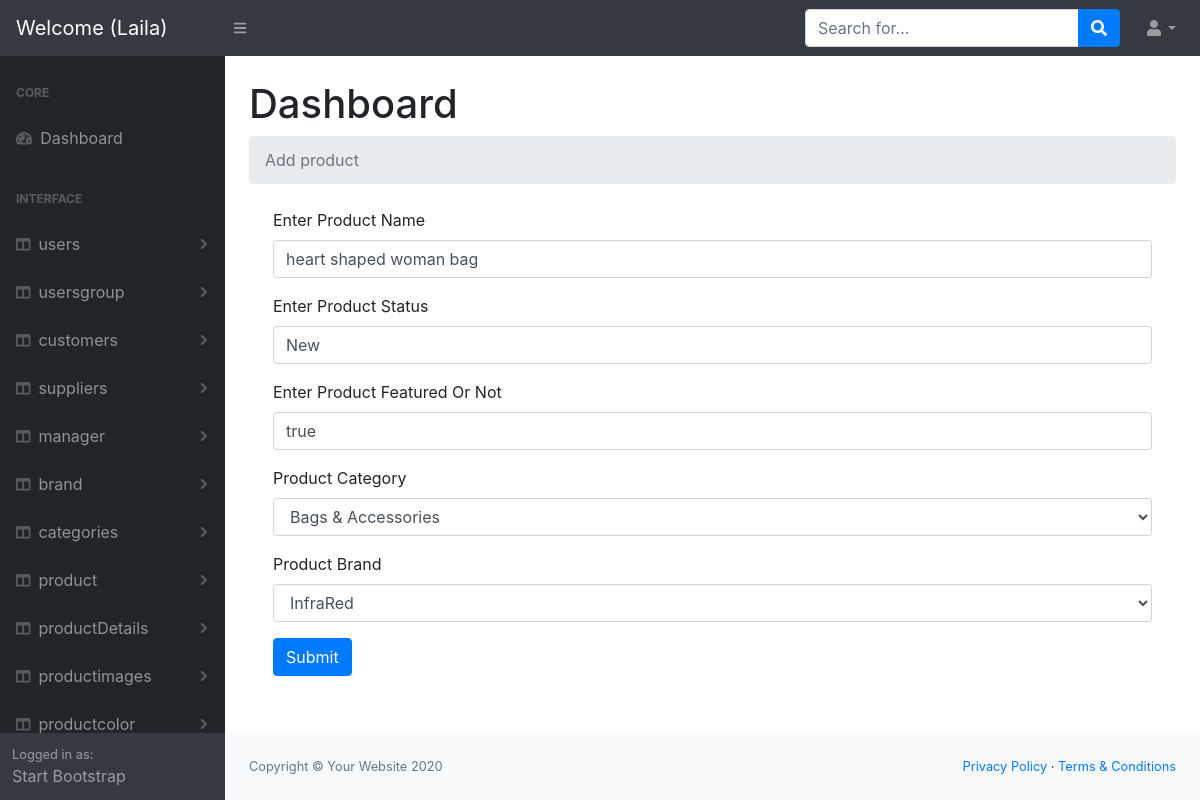
Screenshot of /Dashboard/admin/product/edit.php?id=77 (signed in) with the database file from the repository.
### tables this page shows
CREATE TABLE `product` (
  `id` int(11) NOT NULL,
  `productname` varchar(250) NOT NULL,
  `product_cat_id` int(11) NOT NULL,
  `product_brand_id` int(11) NOT NULL,
  `product_status` varchar(100) NOT NULL COMMENT 'New ,Old ,used',
  `featured` varchar(50) NOT NULL COMMENT 'to make the product featured (1)True or not (0)false'
);

CREATE TABLE `categoreis` (
  `id` int(11) NOT NULL,
  `categoryname` varchar(250) NOT NULL,
  `description` text NOT NULL,
  `ordering` tinyint(4) NOT NULL COMMENT 'order the category as I wish anytime',
  `Active` tinyint(4) NOT NULL DEFAULT 1 COMMENT 'make visible 1 or not 2',
  `category_made_date` datetime NOT NULL DEFAULT current_timestamp()
);

CREATE TABLE `brand` (
  `brand_Id` int(11) NOT NULL,
  `brandName` varchar(50) NOT NULL,
  `brandImage` varchar(50) NOT NULL
);

### Dashboard/admin/helpers/functions.php (called while the page is built, shortened)
<?php
function Sanitize($input, $flag)
{
    $sanitize_var = $input;
    switch ($flag) {
        case 1:
            $sanitize_var = filter_var($sanitize_var, FILTER_SANITIZE_NUMBER_INT);
            break;
    }
    return $sanitize_var;
}

### Dashboard/admin/product/edit.php (the view, shortened to what this page needs)
<?php
  include '../helpers/functions.php';
include '../helpers/dbconnection.php';
   $id = '';
   if($_SERVER['REQUEST_METHOD'] == "GET"){
      $id  = Sanitize($_GET['id'],1);
    }
   $sql  ="SELECT * FROM `product` WHERE `id`= $id";
   $op   = mysqli_query($conn,$sql);
   $FData = mysqli_fetch_assoc($op);
   $sql1 = "SELECT * FROM categoreis";
   $op1  = mysqli_query($conn,$sql1);
   $sql2 = "SELECT * FROM brand";
   $op2 = mysqli_query($conn,$sql2);
    include '../header.php';
?>
  <body class="sb-nav-fixed">
<?php
    include '../nav.php';
?>
        <div id="layoutSidenav">
<?php
    include '../sidNave.php';
?>
            <div id="layoutSidenav_content">
                <main>
                    <div class="container-fluid">
                        <h1 class="mt-4">Dashboard</h1>
                        <ol class="breadcrumb mb-4">
                        <?php
                            if(isset($_SESSION['errors'])){
                               foreach($_SESSION['errors'] as $key =>  $value){
                                echo '* '.$key.' : '.$value.'<br>';
                               }
                             unset($_SESSION['errors']);
                             }else{
                        ?>
                        <li class="breadcrumb-item active">Add product </li>
                        <?php } ?>
                        </ol>
<div class="container">
 <form  method="post"  action="edit.php?id=<?php echo $FData['id'];?>"  enctype ="multipart/form-data">
               <div class="form-group">
                     <label for="exampleInputEmail1">Enter Product Name</label>
                     <input type="text" name="productname"  value="<?php echo $FData['productname']; ?>"class="form-control" id="exampleInputName" aria-describedby=""
                         placeholder="Enter product name ">
                 </div>
                 <div class="form-group">
                     <label for="exampleInputEmail1">Enter Product Status</label>
                     <input type="text" name="product_status"  value="<?php echo $FData['product_status']; ?>"class="form-control" id="exampleInputName" aria-describedby=""
                         placeholder="Enter Product Status">
                  </div>
                  <div class="form-group">
                     <label for="exampleInputEmail1">Enter Product Featured Or Not </label>
                     <input type="text" name="featured"  value="<?php echo $FData['featured']; ?>"class="form-control" id="exampleInputEmail1"
                         aria-describedby="emailHelp" placeholder="Enter featured or not ">
                 </div>
                     <div class="form-group">
                            <label for="exampleInput"> Product Category</label>
                            <select name="product_cat_id" class="form-control">
                                 <?php
                                     while($data1 = mysqli_fetch_assoc($op1)){
                                  ?>
                              <option value="<?php echo $data1['id'];?>"    <?php if($data1['id'] == $FData['product_cat_id'] ){ echo 'selected';}?>    >
                              <?php echo $data1['categoryname'];?></option>
                                   <?php } ?>
                            </select>
                      </div>
                        <div class="form-group">
                            <label for="exampleInput"> Product Brand</label>
                            <select name="product_brand_id" class="form-control">
                                 <?php
                                     while($data2 = mysqli_fetch_assoc($op2)){
                                  ?>
                              <option value="<?php echo $data2['brand_Id'];?>" <?php if($data2['brand_Id'] == $FData['product_brand_id'] ){ echo 'selected';}?>    >
                              <?php echo $data2['brandName'];?></option>
                                   <?php } ?>
                            </select>
                      </div>
                     <button type="submit"  name="submit"class="btn btn-primary">Submit</button>
</form>
</div>
              </div>
              </main>
 <?php
include '../footer.php';
 ?>

### rows the page displays
product: productname "heart shaped woman bag", product_status "New", featured "true", product_cat_id "Bags & Accessories", product_brand_id "InfraRed"

### other values shown
$_SESSION['User']['firstName'] "Laila"
$data "users"
$data "usersgroup"
$data "customers"
$data "suppliers"
$data "manager"
$data "brand"
$data "categories"
$data "product"
$data "productDetails"
$data "productimages"
$data "productcolor"
